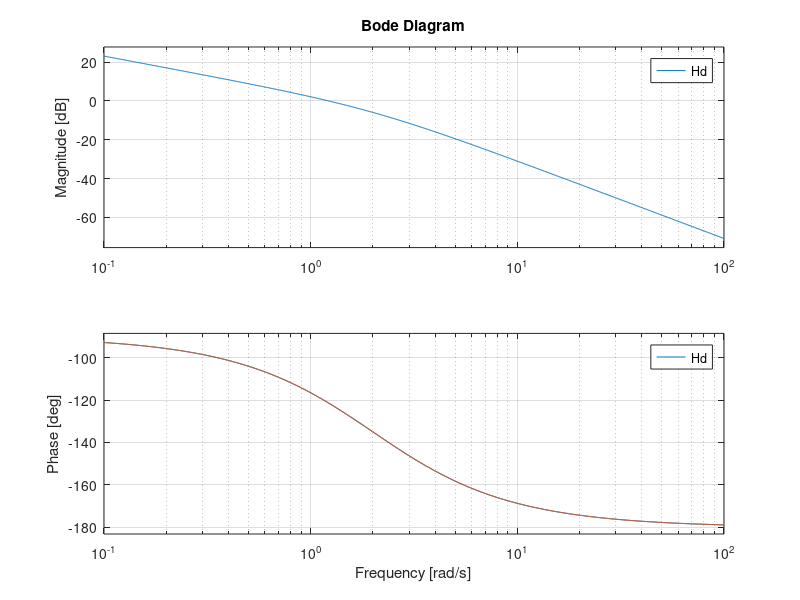
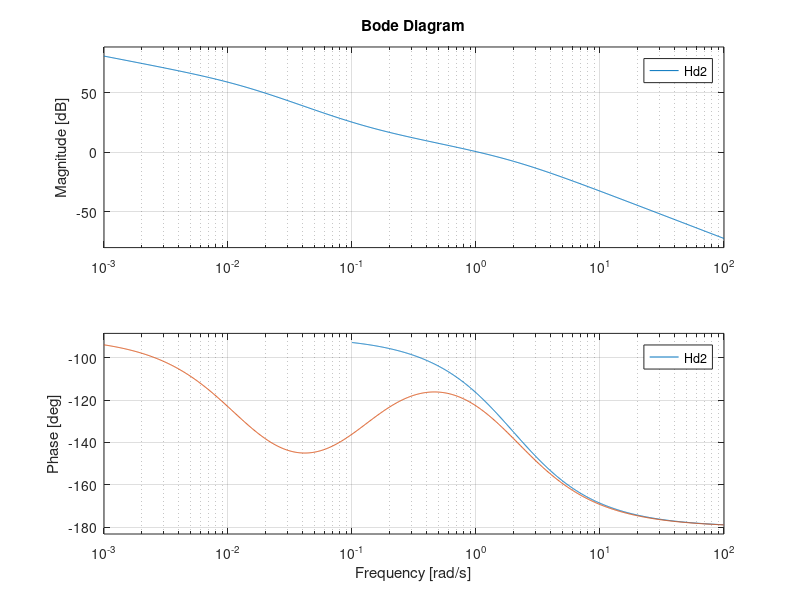

MATLAB code for these plots, in order:
clear variables

% P controller

Hf = tf(3.5,[0.5 1 0])
sigma = 0.1;
zeta = abs(log(sigma))/sqrt((log(sigma))^2+pi^2)
N = 1/(4*sqrt(2)*zeta^2)
N = mag2db(N)
figure
bode(Hf)
hold on
wt = 2.3;
wf = 2;
F = 1.84;
k = N-F
k = db2mag(k)
Hd = k * Hf
bode(Hd)
hold off
figure
step(feedback(Hd,1))


%% PI Controller

bode(Hd)
hold on
wt = 1.22;
wz = 0.1*wt
cv = 2.13;
cv_star = 10;
cv_star = mag2db(cv_star)
wp = (cv/cv_star)*wz

Tz = 1/wz
Tp = 1/wp

kPI = k * db2mag(cv_star - cv)

Hpi = kPI * tf([Tz,1],[Tp,1])
Hd2 = Hpi * Hf

bode(Hd2)
hold off
